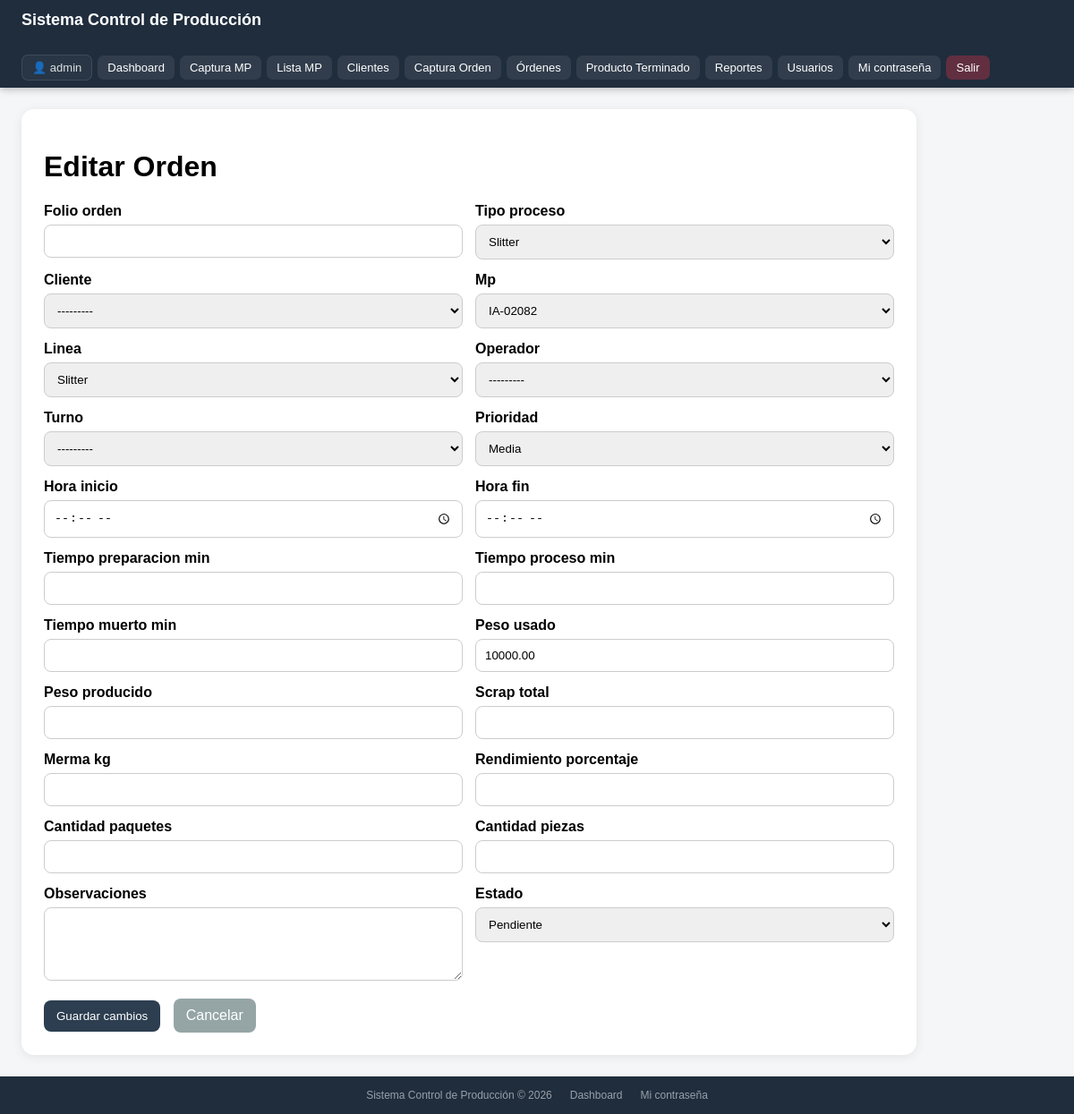
/editar-orden/2/ (signed in), run on the app's committed database.
### produccion/models.py (models this page shows, shortened)
class OrdenProduccion(models.Model):
    ESTADO_CHOICES = [
        ('pendiente', 'Pendiente'),
        ('proceso', 'En Proceso'),
        ('terminado', 'Terminado'),
    ]
    TURNO_CHOICES = [
        ('1', 'Turno 1'),
        ('2', 'Turno 2'),
        ('3', 'Turno 3'),
    ]
    PRIORIDAD_CHOICES = [
        ('baja', 'Baja'),
        ('media', 'Media'),
        ('alta', 'Alta'),
        ('urgente', 'Urgente'),
    ]
    TIPO_PROCESO_CHOICES = [
        ('slitter', 'Slitter'),
        ('corte_liso', 'Corte Liso'),
        ('mini_slitter', 'Mini Slitter'),
        ('fleje', 'Fleje'),
    ]
    folio_orden = models.CharField(max_length=50, null=True, blank=True)
    tipo_proceso = models.CharField(max_length=30, choices=TIPO_PROCESO_CHOICES, default='slitter')
    cliente = models.ForeignKey(Cliente, on_delete=models.CASCADE, null=True, blank=True)
    mp = models.ForeignKey(MateriaPrima, on_delete=models.CASCADE, null=True, blank=True)
    linea = models.ForeignKey(LineaProduccion, on_delete=models.CASCADE)
    operador = models.ForeignKey(Operador, on_delete=models.SET_NULL, null=True, blank=True)
    turno = models.CharField(max_length=10, choices=TURNO_CHOICES, null=True, blank=True)
    prioridad = models.CharField(max_length=10, choices=PRIORIDAD_CHOICES, default='media')
    fecha = models.DateField(auto_now_add=True)
    hora_inicio = models.TimeField(null=True, blank=True)
    hora_fin = models.TimeField(null=True, blank=True)
    tiempo_preparacion_min = models.PositiveIntegerField(null=True, blank=True)
    tiempo_proceso_min = models.PositiveIntegerField(null=True, blank=True)
    tiempo_muerto_min = models.PositiveIntegerField(null=True, blank=True)
    peso_usado = models.DecimalField(max_digits=10, decimal_places=2, null=True, blank=True)
    peso_producido = models.DecimalField(max_digits=10, decimal_places=2, null=True, blank=True)
    scrap_total = models.DecimalField(max_digits=10, decimal_places=2, null=True, blank=True)
    merma_kg = models.DecimalField(max_digits=10, decimal_places=2, null=True, blank=True)
    rendimiento_porcentaje = models.DecimalField(max_digits=6, decimal_places=2, null=True, blank=True)
    cantidad_paquetes = models.PositiveIntegerField(null=True, blank=True)
    cantidad_piezas = models.PositiveIntegerField(null=True, blank=True)
    observaciones = models.TextField(blank=True, null=True)
    estado = models.CharField(
        max_length=50,
        choices=ESTADO_CHOICES,
        default='pendiente'
    )

### produccion/views.py (the view)
# urls.py: path('editar-orden/<int:orden_id>/', editar_orden, name='editar_orden'),
@roles_required('Administrador', 'Supervisor')
def editar_orden(request, orden_id):
    orden = get_object_or_404(OrdenProduccion, id=orden_id)
    try:
        if request.method == 'POST':
            form = OrdenProduccionForm(request.POST, instance=orden)
            if form.is_valid():
                orden_actualizada = form.save(commit=False)
                orden_actualizada.save()
                return redirect('lista_ordenes')
        else:
            form = OrdenProduccionForm(instance=orden)
        return render(request, 'produccion/editar_orden.html', {
            'form': form,
            'orden': orden,
        })
    except Exception as e:
        return HttpResponse(f"Error al editar orden: {e}")

### produccion/forms.py
class OrdenProduccionForm(forms.ModelForm):
    class Meta:
        model = OrdenProduccion
        fields = [
            'folio_orden',
            'tipo_proceso',
            'cliente',
            'mp',
            'linea',
            'operador',
            'turno',
            'prioridad',
            'hora_inicio',
            'hora_fin',
            'tiempo_preparacion_min',
            'tiempo_proceso_min',
            'tiempo_muerto_min',
            'peso_usado',
            'peso_producido',
            'scrap_total',
            'merma_kg',
            'rendimiento_porcentaje',
            'cantidad_paquetes',
            'cantidad_piezas',
            'observaciones',
            'estado',
        ]
        widgets = {
            'hora_inicio': forms.TimeInput(attrs={'type': 'time'}),
            'hora_fin': forms.TimeInput(attrs={'type': 'time'}),
            'observaciones': forms.Textarea(attrs={'rows': 4}),
        }

### core/context_processors.py (called while the page is built, shortened)
def permisos_usuario(request):
    es_superuser = request.user.is_superuser
    grupos = set(request.user.groups.values_list('name', flat=True))
    return {
        'es_admin_total': es_superuser,
        'es_administrador': 'Administrador' in grupos,
        'es_supervisor': 'Supervisor' in grupos,
        'es_almacen': 'Almacen' in grupos,
        'es_operador': 'Operador' in grupos,
    }

### inventario/models.py (called while the page is built)
    def __str__(self):
        return self.numero_mp

### produccion/models.py (called while the page is built)
    def __str__(self):
        return self.nombre

### produccion/templates/produccion/editar_orden.html (shortened to what this page needs)
{% extends 'base.html' %}
{% block content %}
<div class="contenedor">
    <h1>Editar Orden</h1>
    <form method="post">
        <div class="grid">
            {% for field in form %}
                <div class="campo">
                    <label>{{ field.label }}</label>
                    {{ field }}
                </div>
            {% endfor %}
        </div>
        <div class="acciones">
            <button type="submit">Guardar cambios</button>
            <a href="{% url 'lista_ordenes' %}">Cancelar</a>
        </div>
    </form>
</div>
{% endblock %}

### templates/base.html (shortened to what this page needs)
<!DOCTYPE html>
<html lang="es">
<head>
</head>
<body>
{% if request.user.is_authenticated %}
<nav class="navbar">
    <div class="logo">Sistema Control de Producción</div>
    <div class="links">
        <span class="usuario">👤 {{ request.user.username }}</span>
        <a href="{% url 'inicio' %}">Dashboard</a>
        {% if es_admin_total or es_administrador or es_supervisor or es_almacen %}
            <a href="{% url 'captura_mp' %}">Captura MP</a>
            <a href="{% url 'lista_mp' %}">Lista MP</a>
        {% endif %}
        {% if es_admin_total or es_administrador or es_supervisor %}
            <a href="{% url 'lista_clientes' %}">Clientes</a>
        {% endif %}
        {% if es_admin_total or es_administrador or es_supervisor or es_operador %}
            <a href="{% url 'captura_orden' %}">Captura Orden</a>
            <a href="{% url 'lista_ordenes' %}">Órdenes</a>
        {% endif %}
        {% if es_admin_total or es_administrador or es_supervisor or es_almacen %}
            <a href="{% url 'lista_pt' %}">Producto Terminado</a>
        {% endif %}
        {% if es_admin_total or es_administrador or es_supervisor %}
            <a href="{% url 'reportes_index' %}">Reportes</a>
        {% endif %}
        {% if es_admin_total %}
            <a href="{% url 'lista_usuarios' %}">Usuarios</a>
        {% endif %}
        <a href="{% url 'cambiar_password' %}">Mi contraseña</a>
        <a href="{% url 'logout' %}" class="logout">Salir</a>
    </div>
</nav>
{% endif %}
<div class="contenido">
    {% block content %}{% endblock %}
</div>
<footer class="footer">
    <span>Sistema Control de Producción &copy; 2026</span>
    <a href="{% url 'inicio' %}">Dashboard</a>
    {% if request.user.is_authenticated %}
    <a href="{% url 'cambiar_password' %}">Mi contraseña</a>
    {% endif %}
</footer>
</body>
</html>

### templates/base.html (style rules this page uses)
*, *::before, *::after { box-sizing: border-box; }
body { margin: 0; font-family: Arial, sans-serif; background: #f4f6f8; min-height: 100vh; display: flex; flex-direction: column; }
.navbar { background: #1f2d3d; color: white; padding: 0 24px; display: flex; justify-content: space-between; align-items: center; min-height: 56px; flex-wrap: wrap; gap: 8px; position: sticky; top: 0; z-index: 100; box-shadow: 0 2px 8px rgba(0,0,0,0.25); }
.navbar .logo { font-size: 18px; font-weight: bold; padding: 12px 0; white-space: nowrap; }
.navbar .links { display: flex; gap: 6px; flex-wrap: wrap; align-items: center; padding: 8px 0; }
.navbar a { color: white; text-decoration: none; padding: 6px 11px; border-radius: 7px; font-size: 13px; background: rgba(255,255,255,0.08); white-space: nowrap; transition: background 0.15s; }
.navbar a.logout { background: rgba(220,53,69,0.35); }
.usuario { font-size: 13px; opacity: 0.85; padding: 6px 11px; border-radius: 7px; background: rgba(255,255,255,0.05); border: 1px solid rgba(255,255,255,0.12); }
.contenido { padding: 24px; flex: 1; }
.footer { background: #1f2d3d; color: rgba(255,255,255,0.55); text-align: center; padding: 14px 24px; font-size: 12px; display: flex; justify-content: center; gap: 20px; flex-wrap: wrap; }
.footer a { color: rgba(255,255,255,0.55); text-decoration: none; }

### produccion/templates/produccion/editar_orden.html (style rules this page uses)
.contenedor { background: white; border-radius: 14px; padding: 25px; box-shadow: 0 2px 12px rgba(0,0,0,0.08); max-width: 1000px; }
.grid { display: grid; grid-template-columns: repeat(2, 1fr); gap: 14px; }
.campo { display: flex; flex-direction: column; }
.campo label { font-weight: bold; margin-bottom: 6px; }
.campo input, .campo select, .campo textarea { padding: 10px; border-radius: 8px; border: 1px solid #ccc; }
.acciones { margin-top: 20px; }
.acciones button, .acciones a { display: inline-block; padding: 10px 14px; border-radius: 8px; text-decoration: none; border: none; cursor: pointer; margin-right: 10px; }
.acciones button { background: #2c3e50; color: white; }
.acciones a { background: #95a5a6; color: white; }

### data on the page
OrdenProduccion: form "Slitter" "---------" "IA-02082" "Slitter" "---------" "---------" "Media" "10000.00" "Pendiente"

### other printed values
{{ request.user.username }} "admin"
{{ field.label }} "Folio orden" "Tipo proceso" "Cliente" "Mp" "Linea" "Operador" "Turno" "Prioridad" "Hora inicio" "Hora fin" "Tiempo preparacion min" "Tiempo proceso min" "Tiempo muerto min" "Peso usado" "Peso producido" "Scrap total" "Merma kg" "Rendimiento porcentaje" "Cantidad paquetes" "Cantidad piezas" "Observaciones" "Estado"
